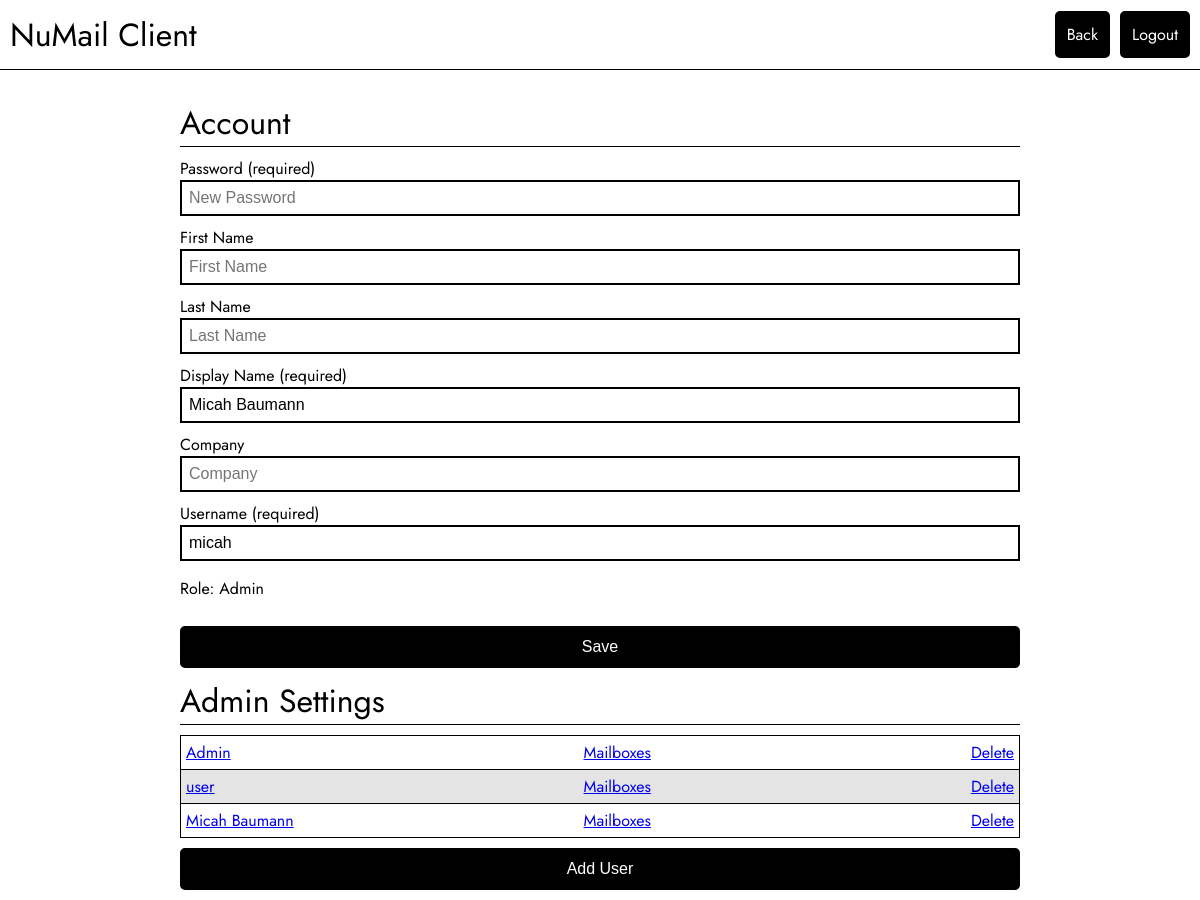
The app's page /settings (signed in), older data.
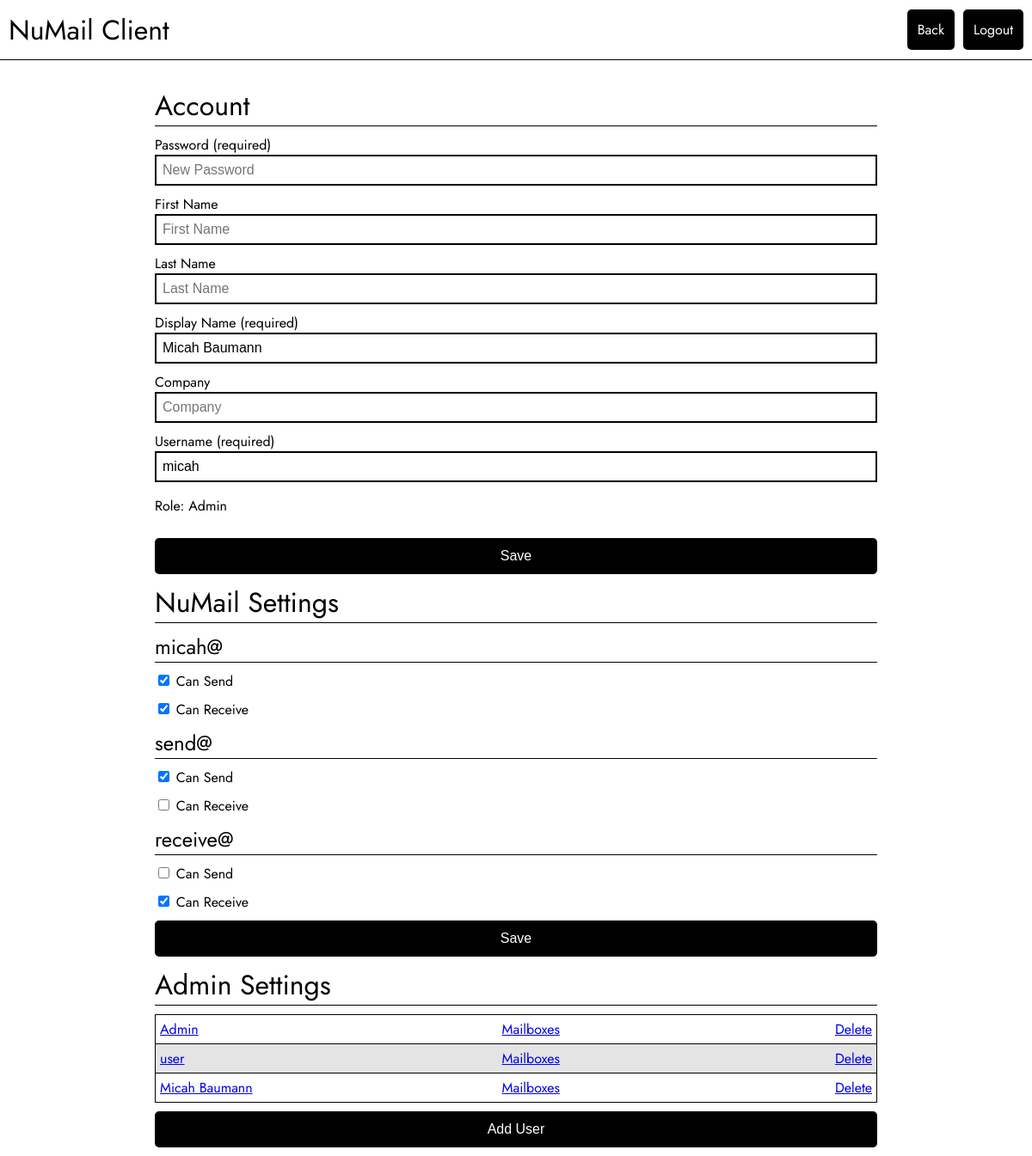
The same page, newer data.
### tables this page shows
CREATE TABLE Users (
    userId INTEGER NOT NULL PRIMARY KEY AUTOINCREMENT,
    userName VARCHAR(100) NOT NULL UNIQUE,
    firstName VARCHAR(100) DEFAULT NULL,
    lastName VARCHAR(100) DEFAULT NULL,
    displayName VARCHAR(100) NOT NULL,
    company VARCHAR(100) DEFAULT NULL,
    password TEXT NOT NULL,
    isAdmin BOOLEAN NOT NULL DEFAULT 0
);

CREATE TABLE Mailboxes (
    mailboxId INTEGER NOT NULL PRIMARY KEY AUTOINCREMENT,
    mbUser INTEGER NOT NULL,
    mbName VARCHAR(100) NOT NULL UNIQUE,
    mbType INTEGER NOT NULL DEFAULT 0,
    mbSend BOOLEAN NOT NULL DEFAULT 1,
    mbReceive BOOLEAN NOT NULL DEFAULT 1,
    mbReadConf BOOLEAN NOT NULL DEFAULT 0,
    FOREIGN KEY (mbUser) REFERENCES Users(userId)
);

### ui.py (the view)
@app.route('/settings')
def settings():
    if 'username' not in session:
        return redirect(url_for('login'))
    currentUser = get_user(session['username'])
    if not currentUser:
        abort(404)
    if currentUser["isAdmin"]:
        users = get_all_users()
        mailboxes = get_all_user_mailboxes()
        if not mailboxes:
            mailboxes = []
    else:
        users = []
        mailboxes = []
    current_user_mb = get_user_mailboxes(session['username'])
    if not current_user_mb:
        current_user_mb = []
    users_serializable = []
    for user in users:
        users_serializable.append({
            key: (value.decode('utf-8') if isinstance(value, bytes) else value)
            for key, value in user.items()
            if key != "password"
        })
    mailbox_serializable = []
    for box in mailboxes:
        mailbox_serializable.append({
            key: (value.decode('utf-8') if isinstance(value, bytes) else value)
            for key, value in box.items()
        })
    ids = []
    def getId(length = 10, current=False):
        if current:
            return ids
        randomVal = ""
        while randomVal == "" or randomVal in ids:
            randomVal = ''.join(random.choice('ABCDEFGHIJKLMNOPQRSTUVWXYZabcdefghijklmnopqrstuvwxyz0123456789') for _ in range(length))
        ids.append(randomVal)
        return randomVal
    return render_template('settings.html', domain=server_settings["visible_domain"], user=currentUser, users=users_serializable, mailboxes=mailbox_serializable, usermb=current_user_mb, getId=getId)

### db/db.py (called while the page is built)
@contextlib.contextmanager
def get_db():
    db = sqlite3.connect("./db/sqlite/numail.db")
    try:
        db.row_factory = sqlite3.Row
        yield db
    finally:
        db.close()

def get_user(user_name: str) -> bool | dict:
    with get_db() as db:
        user_exists = db.execute("SELECT * FROM Users WHERE userName = ?", (user_name,)).fetchone()
        if not user_exists:
            return False
        else:
            return dict(user_exists)

def get_all_users() -> bool | list:
    with get_db() as db:
        user_exists = db.execute("SELECT * FROM Users").fetchall()
        if not user_exists:
            return False
        else:
            return [dict(row) for row in user_exists]

def get_user_mailboxes(user_name: str) -> list | bool:
    with get_db() as db:
        user_exists = db.execute("SELECT * FROM Users WHERE userName = ?", (user_name,)).fetchone()
        if not user_exists:
            return False
        else:
            mb_exists = db.execute("SELECT * FROM Mailboxes WHERE mbUser = ?", (user_exists["userId"],)).fetchall()
            if mb_exists:
                return [dict(row) for row in mb_exists]
            else:
                return False

def get_all_user_mailboxes() -> dict | bool:
    with get_db() as db:
        box_exists = db.execute("SELECT * FROM Mailboxes").fetchall()
        if not box_exists:
            return False
        return [dict(row) for row in box_exists]

### templates/settings.html (shortened to what this page needs)
<!DOCTYPE html>
<html lang="en">
<head>
    <link rel="stylesheet" type="text/css" href="{{ url_for('static', filename='css/style.css') }}">
    <link rel="stylesheet" type="text/css" href="{{ url_for('static', filename='css/settings.css') }}">
</head>
<body>
    <div class="header">
        <h1>NuMail Client</h1>
        <div class="header-right">
            <a href="/" class="button">Back</a>
            <a href="/logout" class="button">Logout</a>
        </div>
    </div>
    <div class="main">
        <div class="settings-center">
            <form id="settingsForm" class="settingsForm">
                <h1>Account</h1>
                <label>Password (required)</label>
                <input type="password" name="pwd" placeholder="New Password">
                <label>First Name</label>
                <input type="text" name="fname" placeholder="First Name" value="{{user['firstName'] if user['firstName']}}">
                <label>Last Name</label>
                <input type="text" name="lname" placeholder="Last Name" value="{{user['lastName'] if user['lastName']}}">
                <label>Display Name (required)</label>
                <input type="text" name="displayName" placeholder="Display Name" value="{{user['displayName']}}">
                <label>Company</label>
                <input type="text" name="company" placeholder="Company" value="{{user['company'] if user['company']}}">
                <label>Username (required)</label>
                <input type="text" name="uname" placeholder="Username" value="{{user['userName'] if user['userName']}}">
                {% if user['isAdmin'] %}
                    <p>Role: Admin</p>
                {% else %}
                    <p>Role: User</p>
                {% endif %}
                <button type="submit">Save</button>
            </form>
            {% if usermb  %}
                <form id="nmSettingsForm" class="settingsForm">
                    <h1>NuMail Settings</h1>
                    {% for mb in usermb %}
                        {% set theId = getId() %}
                        <h2>{{mb["mbName"]}}@{{domain}}</h2>
                        <div class="checkbox">
                            <input type="checkbox" name="canSend_{{ theId }}" id="canSend_{{ theId }}" {{"checked" if mb["mbSend"]}}>
                            <label for="canSend_{{ theId }}">Can Send</label>
                        </div>
                        <div class="checkbox">
                            <input type="checkbox" name="canReceive_{{ theId }}" id="canReceive_{{ theId }}" {{"checked" if mb["mbReceive"]}}>
                            <label for="canReceive_{{ theId }}">Can Receive</label>
                        </div>
                    {% endfor %}
                    <button type="submit">Save</button>
                </form>
            {% endif %}
            {% if user["isAdmin"] %}
                <h1>Admin Settings</h1>
                <table class="admin-table">
                    {% for theUser in users %}
                        <tr>
                            <td><a href="javascript:void(0);" onclick="toggleOverlay('userForm', '{{theUser['userId']}}')">{{theUser["displayName"]}}</a></td>
                            <td><a href="javascript:void(0);" onclick="toggleOverlay('mailboxForm', '{{theUser['userId']}}')">Mailboxes</a></td>
                            <td class="table-delete"><a href="javascript:void(0);" onclick="deleteAccount('{{theUser['userId']}}')">Delete</a></td>
                        </tr>
                    {% endfor %}
                </table>
                <button type="button" onclick="toggleOverlay('newUserForm')">Add User</button>
            {% endif %}
        </div>
    </div>
</body>
</html>

### static/css/style.css (style rules this page uses)
body { font-family: "Jost", serif; margin: 0; padding: 0; }
.header { width: 100%; padding: 10px; border-bottom: 1px solid black; box-sizing: border-box; display: flex; height: 70px; align-items: center; position: fixed; background-color: white; top: 0; justify-content: space-between; }
.header-right { display: flex; }
.header-right a { margin-left: 10px; }
.header h1 { font-weight: normal; margin: 0; }
.main { margin-top: 70px; height: calc(100vh - 70px); }
input[type=text], input[type=password] { padding: 7px; border: 2px black solid; outline: none; font-size: 16px; }
button, input[type=button], input[type=submit] { padding: 10px; background-color: black; color: white; border: 2px solid black; border-radius: 5px; cursor: pointer; outline: none; font-size: 16px; }
.button { padding: 10px; background-color: black; color: white; border: 2px solid black; border-radius: 5px; font-size: 16px; text-decoration: none; }

### static/css/settings.css (style rules this page uses)
.main { display: flex; flex-direction: column; align-items: center; margin-bottom: 10px; height: 100%; }
.settings-center { margin-top: 20px; display: flex; flex-direction: column; width: 70%; }
.settings-center h1, .settings-center h2, .mbs { font-weight: normal; margin: 0; margin-top: 10px; border-bottom: 1px solid black; }
.settingsForm { display: flex; flex-direction: column; }
.settingsForm > .checkbox, .settingsForm > button, .settingsForm > label { margin-top: 10px; }
.admin-table { border-collapse: collapse; margin: 10px 0; }
.admin-table tr { border: solid 1px black; }
.admin-table tr:nth-child(even) { background-color: #e4e4e4; }
.table-delete { text-align: end; }
.admin-table td { padding: 5px; }

Row changes from the older to the newer data that the page shows:
added Mailboxes: mbName "micah"
added Mailboxes: mbName "send"
added Mailboxes: mbName "receive"
Text that changed along with them:
text now shown: "NuMail Settings Save"
